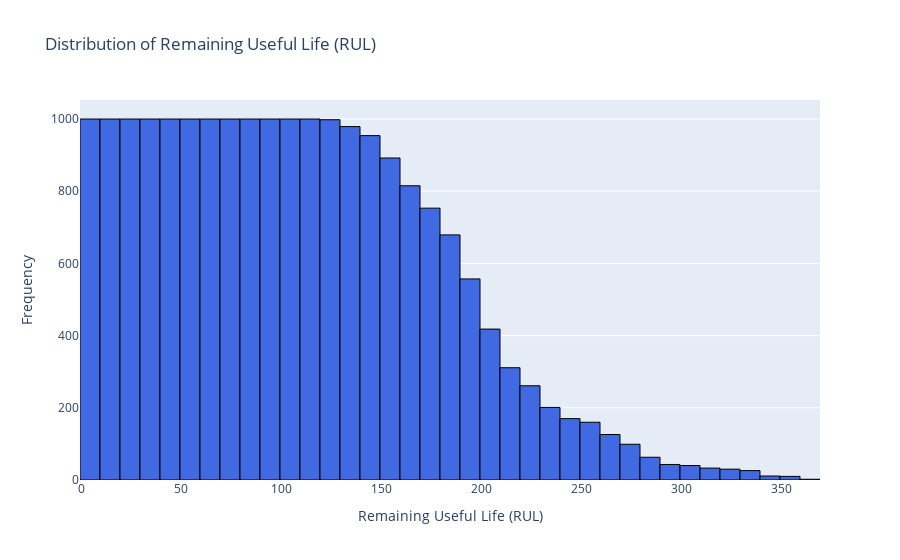

Notebook code cell kept with this figure:
### Markdown cell above
## Distribution of Cycles & RUL (Remaining Useful Life)

### Code cell
fig = px.histogram(train_df, x='RUL', nbins=50, title='Distribution of Remaining Useful Life (RUL)', 
                   labels={'RUL': 'Remaining Useful Life (RUL)'})
fig.update_traces(marker=dict(color='royalblue', line=dict(width=1, color='black')))
fig.update_layout(xaxis_title='Remaining Useful Life (RUL)', yaxis_title='Frequency')
fig.show()

### Figure 1 — Plotly figure (JSON) as saved in the notebook; plotly's stock layout.template omitted (floating-point values rounded to 4 significant figures; data arrays with more than 128 entries replaced by an {"elided": "..."} marker saying what was removed)
{"data": [{"bingroup": "x", "hovertemplate": "Remaining Useful Life (RUL)=%{x}<br>count=%{y}<extra></extra>", "legendgroup": "", "marker": {"color": "royalblue", "line": {"color": "black", "width": 1}, "pattern": {"shape": ""}}, "name": "", "nbinsx": 50, "orientation": "v", "showlegend": false, "type": "histogram", "x": {"elided": "20631 int values"}, "xaxis": "x", "yaxis": "y"}], "layout": {"barmode": "relative", "legend": {"tracegroupgap": 0}, "title": {"text": "Distribution of Remaining Useful Life (RUL)"}, "xaxis": {"anchor": "y", "domain": [0, 1], "title": {"text": "Remaining Useful Life (RUL)"}}, "yaxis": {"anchor": "x", "domain": [0, 1], "title": {"text": "Frequency"}}}}
